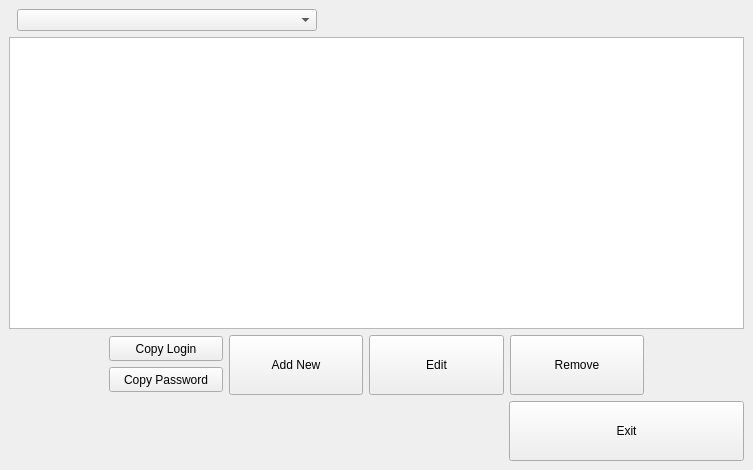
<?xml version="1.0" encoding="UTF-8"?>
<ui version="4.0">
 <class>MainWindow</class>
 <widget class="QMainWindow" name="MainWindow">
  <property name="geometry">
   <rect>
    <x>0</x>
    <y>0</y>
    <width>753</width>
    <height>470</height>
   </rect>
  </property>
  <property name="windowTitle">
   <string>PasswordManager</string>
  </property>
  <widget class="QWidget" name="centralwidget">
   <layout class="QVBoxLayout" name="verticalLayout_2">
    <item>
     <layout class="QVBoxLayout" name="verticalLayout">
      <item>
       <layout class="QHBoxLayout" name="ComboBoxLayout">
        <item>
         <widget class="QComboBox" name="ObjectBox">
          <property name="minimumSize">
           <size>
            <width>100</width>
            <height>0</height>
           </size>
          </property>
          <property name="maximumSize">
           <size>
            <width>300</width>
            <height>16777215</height>
           </size>
          </property>
         </widget>
        </item>
        <item>
         <spacer name="horizontalSpacer_3">
          <property name="orientation">
           <enum>Qt::Orientation::Horizontal</enum>
          </property>
          <property name="sizeType">
           <enum>QSizePolicy::Policy::Fixed</enum>
          </property>
          <property name="sizeHint" stdset="0">
           <size>
            <width>418</width>
            <height>20</height>
           </size>
          </property>
         </spacer>
        </item>
       </layout>
      </item>
      <item>
       <widget class="QTextBrowser" name="DisplayField">
        <property name="readOnly">
         <bool>true</bool>
        </property>
        <property name="openExternalLinks">
         <bool>true</bool>
        </property>
       </widget>
      </item>
      <item>
       <layout class="QHBoxLayout" name="ButtonsLayout">
        <item>
         <spacer name="horizontalSpacer_2">
          <property name="orientation">
           <enum>Qt::Orientation::Horizontal</enum>
          </property>
          <property name="sizeType">
           <enum>QSizePolicy::Policy::Fixed</enum>
          </property>
          <property name="sizeHint" stdset="0">
           <size>
            <width>79</width>
            <height>20</height>
           </size>
          </property>
         </spacer>
        </item>
        <item>
         <layout class="QHBoxLayout" name="horizontalLayout_2">
          <property name="leftMargin">
           <number>0</number>
          </property>
          <item>
           <spacer name="horizontalSpacer_5">
            <property name="orientation">
             <enum>Qt::Orientation::Horizontal</enum>
            </property>
            <property name="sizeType">
             <enum>QSizePolicy::Policy::Fixed</enum>
            </property>
            <property name="sizeHint" stdset="0">
             <size>
              <width>21</width>
              <height>20</height>
             </size>
            </property>
           </spacer>
          </item>
          <item>
           <layout class="QVBoxLayout" name="verticalLayout_3">
            <property name="spacing">
             <number>5</number>
            </property>
            <item>
             <widget class="QPushButton" name="CopyLoginButton">
              <property name="maximumSize">
               <size>
                <width>16777215</width>
                <height>25</height>
               </size>
              </property>
              <property name="text">
               <string>Copy Login</string>
              </property>
             </widget>
            </item>
            <item>
             <widget class="QPushButton" name="CopyPasswordButton">
              <property name="maximumSize">
               <size>
                <width>16777215</width>
                <height>25</height>
               </size>
              </property>
              <property name="text">
               <string>Copy Password</string>
              </property>
             </widget>
            </item>
           </layout>
          </item>
         </layout>
        </item>
        <item>
         <widget class="QPushButton" name="AddNewButton">
          <property name="maximumSize">
           <size>
            <width>16777215</width>
            <height>60</height>
           </size>
          </property>
          <property name="text">
           <string>Add New</string>
          </property>
         </widget>
        </item>
        <item>
         <widget class="QPushButton" name="EditButton">
          <property name="maximumSize">
           <size>
            <width>16777215</width>
            <height>60</height>
           </size>
          </property>
          <property name="text">
           <string>Edit</string>
          </property>
         </widget>
        </item>
        <item>
         <widget class="QPushButton" name="DeleteButton">
          <property name="minimumSize">
           <size>
            <width>40</width>
            <height>60</height>
           </size>
          </property>
          <property name="maximumSize">
           <size>
            <width>16777215</width>
            <height>60</height>
           </size>
          </property>
          <property name="text">
           <string>Remove</string>
          </property>
         </widget>
        </item>
        <item>
         <spacer name="horizontalSpacer">
          <property name="orientation">
           <enum>Qt::Orientation::Horizontal</enum>
          </property>
          <property name="sizeType">
           <enum>QSizePolicy::Policy::Fixed</enum>
          </property>
          <property name="sizeHint" stdset="0">
           <size>
            <width>100</width>
            <height>20</height>
           </size>
          </property>
         </spacer>
        </item>
       </layout>
      </item>
      <item>
       <layout class="QHBoxLayout" name="horizontalLayout">
        <item>
         <spacer name="horizontalSpacer_4">
          <property name="orientation">
           <enum>Qt::Orientation::Horizontal</enum>
          </property>
          <property name="sizeType">
           <enum>QSizePolicy::Policy::Fixed</enum>
          </property>
          <property name="sizeHint" stdset="0">
           <size>
            <width>500</width>
            <height>20</height>
           </size>
          </property>
         </spacer>
        </item>
        <item>
         <widget class="QPushButton" name="CloseWindowButton">
          <property name="minimumSize">
           <size>
            <width>0</width>
            <height>60</height>
           </size>
          </property>
          <property name="maximumSize">
           <size>
            <width>16777215</width>
            <height>60</height>
           </size>
          </property>
          <property name="text">
           <string>Exit</string>
          </property>
         </widget>
        </item>
       </layout>
      </item>
     </layout>
    </item>
   </layout>
  </widget>
 </widget>
 <resources/>
 <connections/>
</ui>
